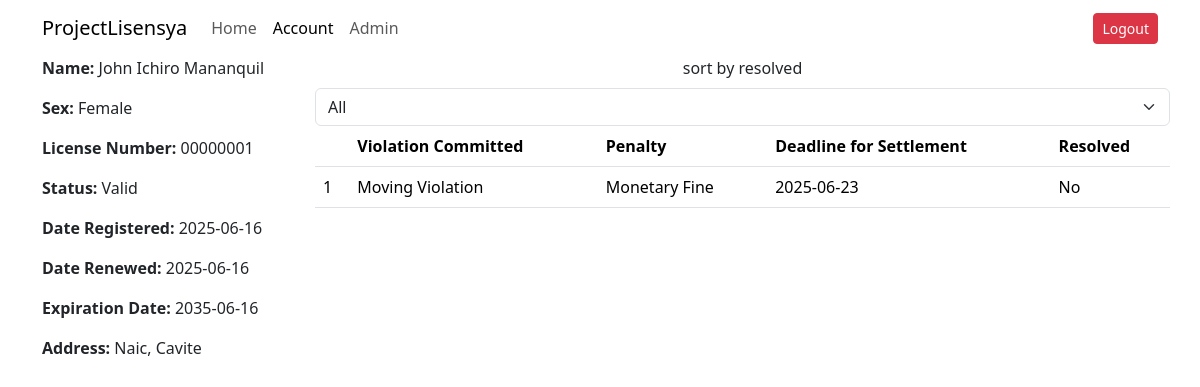
Screenshot of /user-db.php (signed in) with the database file from the repository.
### tables this page shows
CREATE TABLE `tblicense` (
  `serialNumber` int(11) NOT NULL,
  `name` varchar(100) NOT NULL,
  `sex` enum('Male','Female') NOT NULL,
  `address` varchar(100) NOT NULL,
  `licenseNumber` varchar(8) NOT NULL,
  `dateRegistered` date NOT NULL DEFAULT current_timestamp(),
  `dateRenewed` date DEFAULT NULL,
  `expirationDate` date NOT NULL,
  `status` enum('Valid','Expired','Suspended','Revoked') NOT NULL DEFAULT 'Valid'
);

CREATE TABLE `tbviolations` (
  `violationId` int(11) NOT NULL,
  `licenseSN` int(11) NOT NULL,
  `licenseNumber` varchar(8) NOT NULL,
  `violationCommitted` enum('Moving Violation','Non-moving Violation') NOT NULL,
  `penaltyAlloted` enum('Monetary Fine','License Suspension','License Revocation') NOT NULL,
  `settlementDeadline` date NOT NULL,
  `resolved` tinyint(1) NOT NULL DEFAULT 0
);

### user-db.php (the view, shortened to what this page needs)
<?php
include '_functions.php';
if (!isset($_SESSION['driver'])) {
    header('Location: login.php');
} else {
    $info = getLicenseInfoUser($_SESSION['driver']);
    $drivername = $info[0]['name'];
    $sex = $info[0]['sex'];
    $driveraddress = $info[0]['address'];
    $licensenum = $info[0]['licenseNumber'];
    $dateregistered = $info[0]['dateRegistered'];
    $daterenewed = $info[0]['dateRenewed'] == null ? 'no record' : $info[0]['dateRenewed'];
    $expirationdate = $info[0]['expirationDate'];
    $status = $info[0]['status'];
}
?>
<!DOCTYPE html>
<html lang="en">
<head>
    <link rel="stylesheet" href="https://cdn.jsdelivr.net/npm/bootstrap@5.3.6/dist/css/bootstrap.min.css">
</head>
<body>
    <header>
        <nav class="navbar navbar-expand-lg">
            <div class="container">
                <a class="navbar-brand" href="#">ProjectLisensya</a>
                <div class="collapse navbar-collapse">
                    <ul class="navbar-nav">
                        <li class="nav-item">
                            <a class="nav-link" href="index.php">Home</a>
                        </li>
                        <li class="nav-item">
                            <a class="nav-link active" aria-current="page" href="#">Account</a>
                        </li>
                        <li class="nav-item">
                            <a class="nav-link" href="admin.php">Admin</a>
                        </li>
                    </ul>
                </div>
                <button class="btn btn-sm btn-danger" data-bs-toggle="modal" data-bs-target="#logoutModal">Logout</button>
            </div>
        </nav>
    </header>
    <div class="container">
        <div class="row">
            <div class="col">
                <div class="row">
                    <p><b>Name:</b> <?php echo $drivername?></p>
                </div>
                <div class="row">
                    <p><b>Sex:</b> <?php echo $sex?></p>
                </div>
                <div class="row">
                    <p><b>License Number:</b> <?php echo $licensenum?></p>
                </div>
                <div class="row">
                    <p><b>Status:</b> <?php echo $status?></p>
                </div>
                <div class="row">
                    <p><b>Date Registered:</b> <?php echo $dateregistered?></p>
                </div>
                <div class="row">
                    <p><b>Date Renewed:</b> <?php echo $daterenewed?></p>
                </div>
                <div class="row">
                    <p><b>Expiration Date:</b> <?php echo $expirationdate?></p>
                </div>
                <div class="row">
                    <p><b>Address:</b> <?php echo $driveraddress?></p>
                </div>
            </div>
            <div class="col-9">
                <div class="row">
                    <div class="d-flex justify-content-center">
                        <label for="filterSelect" class="form-label">sort by resolved</label>
                    </div>
                    <select id="filterSelect" class="form-select">
                        <option value="All" selected>All</option>
                    </select>
                </div>
                <div class="row">
                    <table class="table">
                        <tr>
                            <th></th>
                            <th>Violation Committed</th>
                            <th>Penalty</th>
                            <th>Deadline for Settlement</th>
                            <th>Resolved</th>
                        </tr>
                        <?php viewLicenseViolationsUser($licensenum)?>
                    </table>
                </div>
            </div>
        </div>
    </div>
</body>
</html>

### _functions.php (shortened to what this page needs)
<?php
function connect() {
    $conn = new mysqli('localhost','root','','dcit55_project');
    return $conn;
}
function getLicenseInfoUser($license_number) {
    $conn = connect();
    $sql =
        "SELECT name, sex, address, licenseNumber, dateRegistered, dateRenewed, expirationDate, status
        FROM tblicense
        WHERE licenseNumber='$license_number'";
    $rs = $conn->query($sql);
    while ($row = $rs->fetch_assoc()) {
        $info[] = $row;
    }
    return $info;
}
function viewLicenseViolationsUser($license_number) {
    $conn = connect();
    $sql =
        "SELECT * FROM tbviolations WHERE licenseNumber='$license_number'";
    $rs = $conn->query($sql);
    $count = 1;
    while ($row = $rs->fetch_assoc()) {
        echo "
            <tr>
                <td>" . $count ."</td>
                <td>" . $row['violationCommitted'] ."</td>
                <td>" . $row['penaltyAlloted'] ."</td>
                <td>" . $row['settlementDeadline'] ."</td>
                <td>" . ($row['resolved'] == 0 ? 'No' : 'Yes') ."</td>
            </tr>
        ";
        $count++;
    }
}
?>

### rows the page displays
tblicense: name "John Ichiro Mananquil", sex "Female", licenseNumber "00000001", status "Valid", dateRegistered "2025-06-16", dateRenewed "2025-06-16", expirationDate "2035-06-16", address "Naic, Cavite"
tbviolations: violationCommitted "Moving Violation", penaltyAlloted "Monetary Fine", settlementDeadline "2025-06-23", resolved "No"
